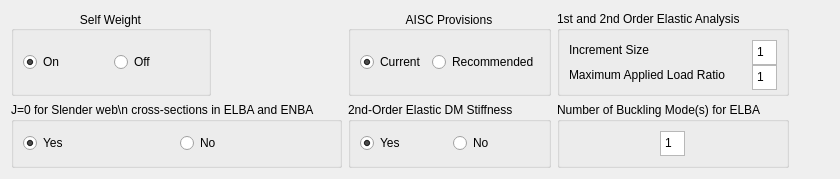
      <widget class="QWidget" name="AnalysisParameters">
       <attribute name="title">
        <string>Analysis Paramaters</string>
       </attribute>
       <layout class="QHBoxLayout" name="horizontalLayout_18">
        <item>
         <layout class="QGridLayout" name="gridLayout_13">
          <item row="1" column="0">
           <widget class="QGroupBox" name="groupBox_3">
            <property name="title">
             <string>J=0 for Slender web\n cross-sections in ELBA and ENBA</string>
            </property>
            <layout class="QHBoxLayout" name="horizontalLayout_14">
             <item>
              <widget class="QRadioButton" name="radioButton_3">
               <property name="text">
                <string>Yes</string>
               </property>
               <property name="checked">
                <bool>true</bool>
               </property>
              </widget>
             </item>
             <item>
              <widget class="QRadioButton" name="radioButton_4">
               <property name="text">
                <string>No</string>
               </property>
              </widget>
             </item>
            </layout>
           </widget>
          </item>
          <item row="0" column="0">
           <widget class="QGroupBox" name="groupBox_2">
            <property name="maximumSize">
             <size>
              <width>200</width>
              <height>16777215</height>
             </size>
            </property>
            <property name="title">
             <string>Self Weight</string>
            </property>
            <property name="alignment">
             <set>Qt::AlignCenter</set>
            </property>
            <layout class="QHBoxLayout" name="horizontalLayout_13">
             <item>
              <widget class="QRadioButton" name="radioButton">
               <property name="text">
                <string>On</string>
               </property>
               <property name="checked">
                <bool>true</bool>
               </property>
              </widget>
             </item>
             <item>
              <widget class="QRadioButton" name="radioButton_2">
               <property name="text">
                <string>Off</string>
               </property>
              </widget>
             </item>
            </layout>
           </widget>
          </item>
          <item row="1" column="1">
           <widget class="QGroupBox" name="groupBox_6">
            <property name="title">
             <string>2nd-Order Elastic DM Stiffness</string>
            </property>
            <layout class="QHBoxLayout" name="horizontalLayout_16">
             <item>
              <widget class="QRadioButton" name="radioButton_7">
               <property name="text">
                <string>Yes</string>
               </property>
               <property name="checked">
                <bool>true</bool>
               </property>
              </widget>
             </item>
             <item>
              <widget class="QRadioButton" name="radioButton_8">
               <property name="text">
                <string>No</string>
               </property>
              </widget>
             </item>
            </layout>
           </widget>
          </item>
          <item row="0" column="1">
           <widget class="QGroupBox" name="groupBox_4">
            <property name="title">
             <string>AISC Provisions</string>
            </property>
            <property name="alignment">
             <set>Qt::AlignCenter</set>
            </property>
            <layout class="QHBoxLayout" name="horizontalLayout_15">
             <item>
              <widget class="QRadioButton" name="radioButton_5">
               <property name="text">
                <string>Current</string>
               </property>
               <property name="checked">
                <bool>true</bool>
               </property>
              </widget>
             </item>
             <item>
              <widget class="QRadioButton" name="radioButton_6">
               <property name="text">
                <string>Recommended</string>
               </property>
              </widget>
             </item>
            </layout>
           </widget>
          </item>
          <item row="0" column="2">
           <widget class="QGroupBox" name="groupBox_5">
            <property name="maximumSize">
             <size>
              <width>16777215</width>
              <height>85</height>
             </size>
            </property>
            <property name="title">
             <string>1st and 2nd Order Elastic Analysis</string>
            </property>
            <layout class="QGridLayout" name="gridLayout_12">
             <item row="0" column="0">
              <widget class="QLabel" name="label">
               <property name="text">
                <string>Increment Size</string>
               </property>
              </widget>
             </item>
             <item row="0" column="1">
              <widget class="QPlainTextEdit" name="plainTextEdit_2">
               <property name="minimumSize">
                <size>
                 <width>20</width>
                 <height>25</height>
                </size>
               </property>
               <property name="maximumSize">
                <size>
                 <width>25</width>
                 <height>25</height>
                </size>
               </property>
               <property name="plainText">
                <string>1</string>
               </property>
              </widget>
             </item>
             <item row="1" column="0">
              <widget class="QLabel" name="label_2">
               <property name="text">
                <string>Maximum Applied Load Ratio</string>
               </property>
              </widget>
             </item>
             <item row="1" column="1">
              <widget class="QPlainTextEdit" name="plainTextEdit_3">
               <property name="minimumSize">
                <size>
                 <width>0</width>
                 <height>25</height>
                </size>
               </property>
               <property name="maximumSize">
                <size>
                 <width>25</width>
                 <height>25</height>
                </size>
               </property>
               <property name="plainText">
                <string>1</string>
               </property>
              </widget>
             </item>
            </layout>
           </widget>
          </item>
          <item row="1" column="2">
           <widget class="QGroupBox" name="groupBox_7">
            <property name="title">
             <string>Number of Buckling Mode(s) for ELBA</string>
            </property>
            <layout class="QHBoxLayout" name="horizontalLayout_17">
             <item>
              <widget class="QPlainTextEdit" name="plainTextEdit_4">
               <property name="maximumSize">
                <size>
                 <width>25</width>
                 <height>25</height>
                </size>
               </property>
               <property name="plainText">
                <string>1</string>
               </property>
              </widget>
             </item>
            </layout>
           </widget>
          </item>
         </layout>
        </item>
        <item>
         <spacer name="horizontalSpacer_8">
          <property name="orientation">
           <enum>Qt::Horizontal</enum>
          </property>
          <property name="sizeHint" stdset="0">
           <size>
            <width>40</width>
            <height>20</height>
           </size>
          </property>
         </spacer>
        </item>
       </layout>
      </widget>
